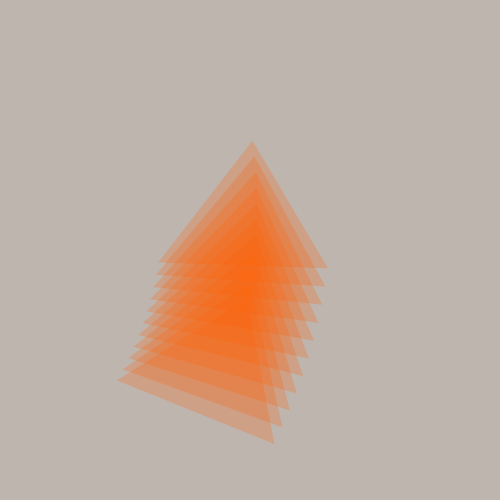
Frame 1 (no input)
Frame 60 (the mouse pressed at the canvas centre just before this capture): identical to frame 1, image omitted
Frame 120 (the mouse held since frame 60 and released just before this capture): identical to frame 1, image omitted

The Processing sketch that drew this single still picture (run headless with seeded random() and noise(); from frame 60 on, the mouse is pressed at the canvas centre):

// Processing sketch: processing_84708
// ── processing_84708.pde

void setup ()
{  size(500,500);
}

void draw()
{ background (#BFB5AF);
noStroke();
fill(#FF5E00,60);
smooth();

for (int i=0;i<150;i+=14){
translate(7,7);
rotate(radians(2));
triangle(250,125,160,250,330,250);}
}
